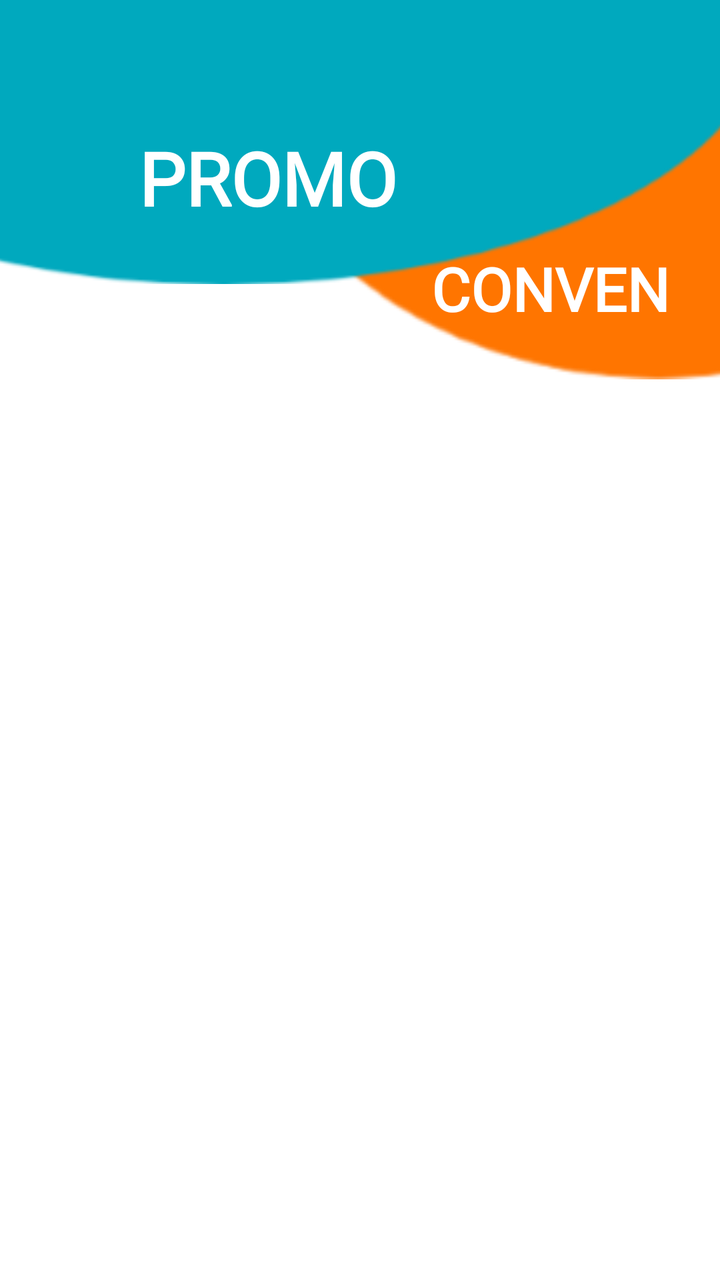
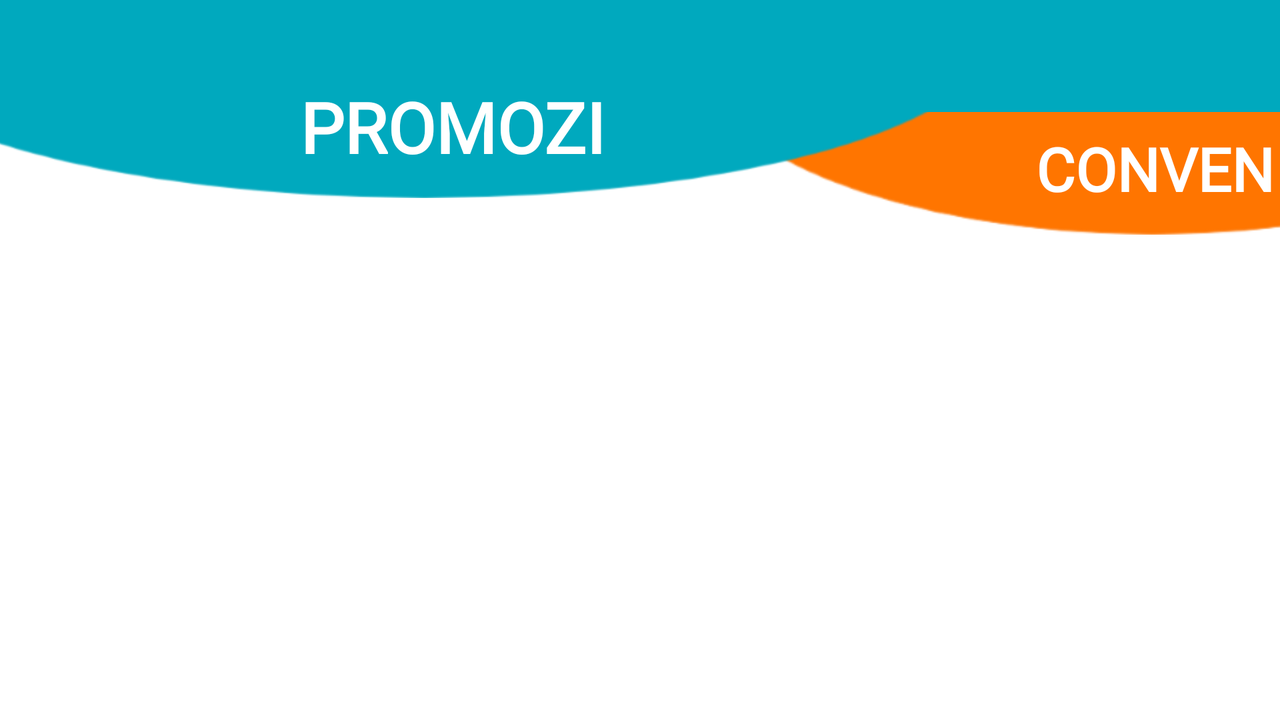

First picture: res/layout/ on a phone held upright. Second picture: the repository's own variant of that layout, on a device whose configuration matches the variant's folder. Source for both follows.
<!-- AndroidManifest.xml: application theme AppTheme -->
<!-- res/layout/activity_promo.xml -->
<?xml version="1.0" encoding="utf-8"?>
<androidx.constraintlayout.widget.ConstraintLayout xmlns:android="http://schemas.android.com/apk/res/android"
    xmlns:app="http://schemas.android.com/apk/res-auto"
    xmlns:tools="http://schemas.android.com/tools"
    android:layout_width="match_parent"
    android:layout_height="match_parent">

    <ImageView
        android:id="@+id/ellissi_arancione"
        android:layout_width="420dp"
        android:layout_height="159dp"
        android:layout_marginStart="120dp"
        android:layout_marginLeft="120dp"
        android:layout_marginTop="36dp"
        app:layout_constraintEnd_toEndOf="parent"
        app:layout_constraintHorizontal_bias="0.007"
        app:layout_constraintStart_toStartOf="parent"
        app:layout_constraintTop_toTopOf="@+id/toolbar_blue"
        app:srcCompat="@drawable/semelissi_arancione_convenzioni_2" />

    <ImageView
        android:id="@+id/ellissi_azzurra"
        android:layout_width="545dp"
        android:layout_height="196dp"
        app:layout_constraintEnd_toEndOf="parent"
        app:layout_constraintHorizontal_bias="0.873"
        app:layout_constraintStart_toStartOf="parent"
        app:layout_constraintTop_toTopOf="parent"
        app:srcCompat="@drawable/semelissi_azzurra" />

    <include
        android:id="@+id/toolbar_blue"
        layout="@layout/toolbar_blue" />

    <TextView
        android:id="@+id/text_bacheca"
        android:layout_width="145dp"
        android:layout_height="48dp"
        android:layout_marginTop="64dp"
        android:text="@string/title_promozioni"
        android:textColor="@color/colorPrimary"
        android:textSize="37sp"
        android:textStyle="bold"
        app:fontFamily="@font/amatic_sc"
        app:layout_constraintEnd_toEndOf="parent"
        app:layout_constraintHorizontal_bias="0.323"
        app:layout_constraintStart_toStartOf="parent"
        app:layout_constraintTop_toTopOf="@+id/toolbar_blue" />

    <TextView
        android:id="@+id/text_convenzioni"
        android:layout_width="131dp"
        android:layout_height="40dp"
        android:layout_marginTop="12dp"
        android:clickable="true"
        android:text="@string/title_convenzioni"
        android:textColor="@color/colorPrimary"
        android:textSize="30sp"
        android:textStyle="bold"
        app:fontFamily="@font/amatic_sc"
        app:layout_constraintEnd_toEndOf="parent"
        app:layout_constraintHorizontal_bias="0.942"
        app:layout_constraintStart_toStartOf="parent"
        app:layout_constraintTop_toBottomOf="@+id/text_bacheca" />


</androidx.constraintlayout.widget.ConstraintLayout>
<!-- res/layout/toolbar_blue.xml (included above) -->
<?xml version="1.0" encoding="utf-8"?>
<androidx.appcompat.widget.Toolbar xmlns:android="http://schemas.android.com/apk/res/android"
    xmlns:app="http://schemas.android.com/apk/res-auto"
    xmlns:tools="http://schemas.android.com/tools"

    android:id="@+id/toolbar"
    android:layout_width="match_parent"
    android:layout_height="wrap_content"
    android:background="@color/colorBase2"

    app:layout_constraintEnd_toEndOf="parent"
    app:layout_constraintHorizontal_bias="0.0"
    app:layout_constraintStart_toStartOf="parent"
    app:layout_constraintTop_toTopOf="parent"
    app:titleTextColor="@color/colorPrimary" />
<!-- resources referenced by this layout -->
<resources>
  <color name="colorBase2">#00A9BE</color>
  <color name="colorPrimary">#FFFFFF</color>
  <!-- drawable semelissi_arancione_convenzioni_2: png bitmap (drawable, 4674 bytes) -->
  <!-- drawable semelissi_azzurra: png bitmap (drawable, 5096 bytes) -->
  <string name="title_convenzioni">CONVENZIONI</string>
  <string name="title_promozioni">PROMOZIONI</string>
  <style name="AppTheme" parent="Theme.MaterialComponents.Light.NoActionBar">
          
          <item name="colorPrimary">@color/colorPrimary</item>
          <item name="colorPrimaryDark">@color/colorPrimaryDark</item>
      </style>
  <color name="colorPrimaryDark">#000000</color>
</resources>
<!-- res/layout-land/activity_promo.xml (the repository's variant of the layout above) -->
<!-- drawn on the phone turned sideways -->
<?xml version="1.0" encoding="utf-8"?>
<androidx.constraintlayout.widget.ConstraintLayout xmlns:android="http://schemas.android.com/apk/res/android"
    xmlns:app="http://schemas.android.com/apk/res-auto"
    xmlns:tools="http://schemas.android.com/tools"
    android:layout_width="match_parent"
    android:layout_height="match_parent">

    <ImageView
        android:id="@+id/ellissi_arancione"
        android:layout_width="461dp"
        android:layout_height="120dp"
        android:layout_marginStart="356dp"
        android:layout_marginLeft="356dp"
        android:layout_marginTop="16dp"
        app:layout_constraintEnd_toEndOf="parent"
        app:layout_constraintHorizontal_bias="0.059"
        app:layout_constraintStart_toStartOf="parent"
        app:layout_constraintTop_toTopOf="parent"
        app:srcCompat="@drawable/semelissi_arancione_convenzioni_land_2" />

    <ImageView
        android:id="@+id/ellissi_azzurra"
        android:layout_width="568dp"
        android:layout_height="145dp"
        android:layout_marginEnd="144dp"
        android:layout_marginRight="144dp"
        app:layout_constraintEnd_toEndOf="parent"
        app:layout_constraintHorizontal_bias="1.0"
        app:layout_constraintStart_toStartOf="parent"
        app:layout_constraintTop_toTopOf="parent"
        app:srcCompat="@drawable/semelissi_azzurra_promo_land_1" />

    <include
        android:id="@+id/toolbar_blue"
        layout="@layout/toolbar_blue" />

    <TextView
        android:id="@+id/text_bacheca"
        android:layout_width="156dp"
        android:layout_height="47dp"
        android:layout_marginTop="40dp"
        android:text="@string/title_promozioni"
        android:textColor="@color/colorPrimary"
        android:textSize="35sp"
        android:textStyle="bold"
        app:fontFamily="@font/amatic_sc"
        app:layout_constraintEnd_toEndOf="parent"
        app:layout_constraintHorizontal_bias="0.31"
        app:layout_constraintStart_toStartOf="parent"
        app:layout_constraintTop_toTopOf="parent" />

    <TextView
        android:id="@+id/text_convenzioni"
        android:layout_width="131dp"
        android:layout_height="40dp"
        android:layout_marginStart="212dp"
        android:layout_marginLeft="212dp"
        android:layout_marginTop="48dp"
        android:clickable="true"
        android:text="@string/title_convenzioni"
        android:textColor="@color/colorPrimary"
        android:textSize="30sp"
        android:textStyle="bold"
        app:fontFamily="@font/amatic_sc"
        app:layout_constraintEnd_toEndOf="parent"
        app:layout_constraintHorizontal_bias="0.0"
        app:layout_constraintStart_toEndOf="@+id/text_bacheca"
        app:layout_constraintTop_toTopOf="@+id/ellissi_arancione" />


</androidx.constraintlayout.widget.ConstraintLayout>
<!-- resources referenced by the variant -->
<!-- as the phone turned sideways resolves them -->
<resources>
  <color name="colorBase2">#00A9BE</color>
  <color name="colorPrimary">#FFFFFF</color>
  <!-- drawable semelissi_arancione_convenzioni_land_2: png bitmap (drawable, 7335 bytes) -->
  <!-- drawable semelissi_azzurra_promo_land_1: png bitmap (drawable, 8218 bytes) -->
  <string name="title_convenzioni">CONVENZIONI</string>
  <string name="title_promozioni">PROMOZIONI</string>
  <style name="AppTheme" parent="Theme.MaterialComponents.Light.NoActionBar">
          
          <item name="colorPrimary">@color/colorPrimary</item>
          <item name="colorPrimaryDark">@color/colorPrimaryDark</item>
      </style>
  <color name="colorPrimaryDark">#000000</color>
</resources>
